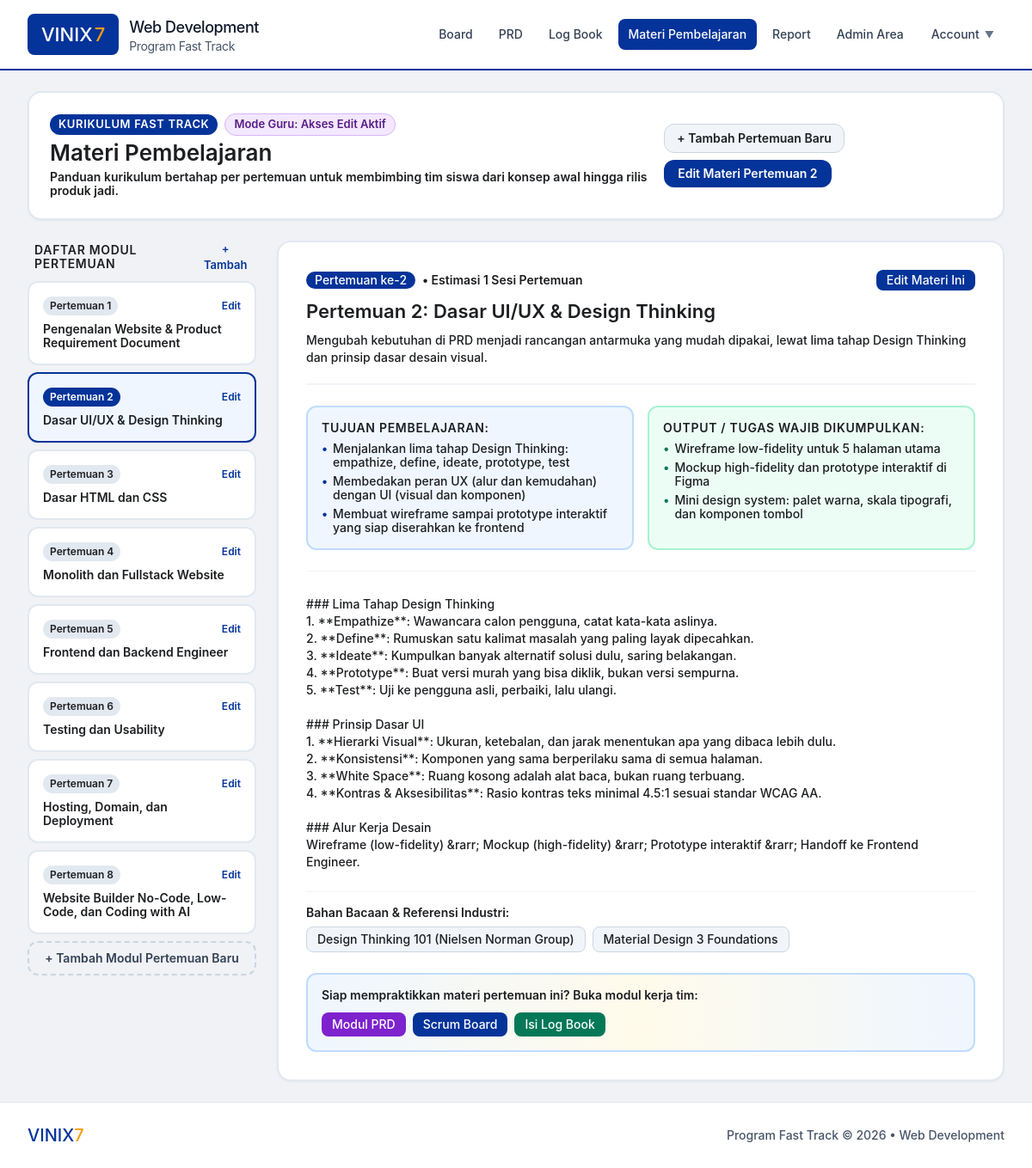
Screenshot of /lms.php?week=2 (signed in) with the database file from the repository.
### tables this page shows
CREATE TABLE lms_modules (
            id TEXT PRIMARY KEY,
            week_number INTEGER NOT NULL,
            title TEXT NOT NULL,
            summary TEXT NOT NULL,
            content TEXT NOT NULL,
            objectives TEXT NOT NULL,
            deliverables TEXT NOT NULL,
            external_links TEXT NOT NULL,
            is_published INTEGER DEFAULT 1
        );

### lms.php (the view, shortened to what this page needs)
<?php
require_once __DIR__ . '/includes/header.php';
$isGuru = ($currentRole === 'guru' || $currentRole === 'super_admin');
$selectedWeek = (int)($_GET['week'] ?? 1);
$stmt = $pdo->query("SELECT * FROM lms_modules ORDER BY week_number ASC");
$modules = $stmt->fetchAll();
$currentModule = null;
foreach ($modules as $m) {
    if ((int)$m['week_number'] === $selectedWeek) {
        $currentModule = $m;
        break;
    }
}
$objectives = $currentModule ? (json_decode($currentModule['objectives'] ?? '[]', true) ?? []) : [];
$deliverables = $currentModule ? (json_decode($currentModule['deliverables'] ?? '[]', true) ?? []) : [];
$externalLinks = $currentModule ? (json_decode($currentModule['external_links'] ?? '[]', true) ?? []) : [];
?>
<div class="space-y-6">
    <div class="bg-white rounded-2xl p-6 border-2 border-slate-200 shadow-sm flex flex-col sm:flex-row sm:items-center justify-between gap-4">
        <div>
            <div class="flex items-center gap-2 mb-1">
                <span class="px-2.5 py-0.5 bg-[#043399] text-white text-[11px] font-black rounded-full uppercase tracking-wider">Kurikulum Fast Track</span>
                <?php if ($isGuru): ?>
                    <span class="px-2.5 py-0.5 bg-purple-100 text-purple-900 border border-purple-300 text-[11px] font-black rounded-full">Mode Guru: Akses Edit Aktif</span>
                <?php else: ?>
                    <span class="px-2.5 py-0.5 bg-slate-100 text-slate-800 border border-slate-300 text-[11px] font-bold rounded-full">Mode Siswa: Hanya Baca</span>
                <?php endif; ?>
            </div>
            <h1 class="text-2xl font-black text-black">Materi Pembelajaran</h1>
            <p class="text-xs text-black font-semibold mt-1">
                Panduan kurikulum bertahap per pertemuan untuk membimbing tim siswa dari konsep awal hingga rilis produk jadi.
            </p>
        </div>
        <div class="flex flex-wrap items-center gap-2">
            <?php if ($isGuru): ?>
                <button type="button" onclick="openEditModuleModal(null)" class="px-3.5 py-2 bg-slate-100 hover:bg-slate-200 text-black border border-slate-300 rounded-xl text-xs font-black transition">
                    + Tambah Pertemuan Baru
                </button>
                <?php if ($currentModule): ?>
                    <button type="button" onclick="openEditModuleModal('<?= htmlspecialchars($currentModule['id']) ?>')" class="px-4 py-2 bg-[#043399] hover:bg-[#021f5c] text-white rounded-xl text-xs font-black shadow-sm transition">
                        Edit Materi Pertemuan <?= $currentModule['week_number'] ?>
                    </button>
                <?php endif; ?>
            <?php else: ?>
                <span class="px-3 py-1.5 bg-blue-50 text-[#043399] border border-blue-200 rounded-xl text-xs font-black">
                    Total <?= count($modules) ?> Modul Pertemuan
                </span>
            <?php endif; ?>
        </div>
    </div>
    <div class="grid grid-cols-1 lg:grid-cols-4 gap-6 items-start">
        <div class="lg:col-span-1 space-y-2">
            <div class="flex items-center justify-between px-2 mb-2">
                <span class="text-xs font-black text-black uppercase tracking-wider">
                    Daftar Modul Pertemuan
                </span>
                <?php if ($isGuru): ?>
                    <button type="button" onclick="openEditModuleModal(null)" class="text-[11px] text-[#043399] hover:underline font-black">
                        + Tambah
                    </button>
                <?php endif; ?>
            </div>
            <?php foreach ($modules as $m): ?>
                <a href="lms.php?week=<?= $m['week_number'] ?>" class="block p-4 rounded-xl border-2 transition <?= (int)$m['week_number'] === $selectedWeek ? 'bg-blue-50 border-[#043399] shadow-sm' : 'bg-white border-slate-200 hover:bg-slate-50' ?>">
                    <div class="flex items-center justify-between">
                        <span class="text-[10px] font-black px-2 py-0.5 rounded-full <?= (int)$m['week_number'] === $selectedWeek ? 'bg-[#043399] text-white' : 'bg-slate-200 text-black' ?>">
                            Pertemuan <?= $m['week_number'] ?>
                        </span>
                        <?php if ($isGuru): ?>
                            <button type="button" onclick="event.preventDefault(); event.stopPropagation(); openEditModuleModal('<?= htmlspecialchars($m['id']) ?>')" class="text-[10px] text-[#043399] hover:underline font-black">
                                Edit
                            </button>
                        <?php endif; ?>
                    </div>
                    <h4 class="text-xs font-black mt-2 text-black line-clamp-2">
                        <?= htmlspecialchars(preg_replace('/^(Minggu|Pekan|Pertemuan) \d+: /', '', $m['title'])) ?>
                    </h4>
                </a>
            <?php endforeach; ?>
            <?php if ($isGuru): ?>
                <button type="button" onclick="openEditModuleModal(null)" class="w-full py-2.5 px-3 border-2 border-dashed border-slate-300 hover:border-[#043399] hover:bg-blue-50 text-slate-700 hover:text-[#043399] rounded-xl text-xs font-black transition text-center mt-2">
                    + Tambah Modul Pertemuan Baru
                </button>
            <?php endif; ?>
        </div>
        <div class="lg:col-span-3 space-y-6">
            <?php if ($currentModule): ?>
                <div class="bg-white rounded-2xl p-6 sm:p-8 border-2 border-slate-200 shadow-sm space-y-6">
                    <div class="border-b-2 border-slate-100 pb-5">
                        <div class="flex flex-wrap items-center justify-between gap-2 mb-2">
                            <div class="flex items-center gap-2">
                                <span class="px-2.5 py-0.5 rounded-full bg-[#043399] text-white text-xs font-bold">
                                    Pertemuan ke-<?= $currentModule['week_number'] ?>
                                </span>
                                <span class="text-xs text-black font-semibold">• Estimasi 1 Sesi Pertemuan</span>
                            </div>
                            <?php if ($isGuru): ?>
                                <button type="button" onclick="openEditModuleModal('<?= htmlspecialchars($currentModule['id']) ?>')" class="px-3 py-1 bg-[#043399] hover:bg-[#021f5c] text-white text-xs font-bold rounded-lg shadow-xs transition">
                                    Edit Materi Ini
                                </button>
                            <?php endif; ?>
                        </div>
                        <h2 class="text-xl sm:text-2xl font-black text-black leading-tight">
                            <?= htmlspecialchars($currentModule['title']) ?>
                        </h2>
                        <p class="text-xs sm:text-sm text-black font-medium mt-2 leading-relaxed">
                            <?= htmlspecialchars($currentModule['summary']) ?>
                        </p>
                    </div>
                    <div class="grid grid-cols-1 md:grid-cols-2 gap-4">
                        <div class="bg-blue-50 p-4 rounded-xl border-2 border-blue-200 space-y-2">
                            <h4 class="text-xs font-black text-black uppercase tracking-wider flex items-center gap-1.5">
                                <span>Tujuan Pembelajaran:</span>
                            </h4>
                            <ul class="space-y-1.5 text-xs text-black font-medium">
                                <?php if (!empty($objectives)): ?>
                                    <?php foreach ($objectives as $obj): ?>
                                        <li class="flex items-start gap-1.5">
                                            <span class="text-[#043399] font-black">•</span>
                                            <span><?= htmlspecialchars($obj) ?></span>
                                        </li>
                                    <?php endforeach; ?>
                                <?php else: ?>
                                    <li class="text-slate-500 italic text-xs">Belum ada tujuan pembelajaran dicatat.</li>
                                <?php endif; ?>
                            </ul>
                        </div>
                        <div class="bg-emerald-50 p-4 rounded-xl border-2 border-emerald-200 space-y-2">
                            <h4 class="text-xs font-black text-black uppercase tracking-wider flex items-center gap-1.5">
                                <span>Output / Tugas Wajib Dikumpulkan:</span>
                            </h4>
                            <ul class="space-y-1.5 text-xs text-black font-medium">
                                <?php if (!empty($deliverables)): ?>
                                    <?php foreach ($deliverables as $del): ?>
                                        <li class="flex items-start gap-1.5">
                                            <span class="text-emerald-700 font-bold">•</span>
                                            <span class="font-bold"><?= htmlspecialchars($del) ?></span>
                                        </li>
                                    <?php endforeach; ?>
                                <?php else: ?>
                                    <li class="text-slate-500 italic text-xs">Belum ada output wajib dicatat.</li>
                                <?php endif; ?>
                            </ul>
                        </div>
                    </div>
                    <div class="pt-2 border-t border-slate-100 text-xs sm:text-sm leading-relaxed space-y-4">
                        <div class="whitespace-pre-line text-black font-medium">
                            <?= htmlspecialchars($currentModule['content']) ?>
                        </div>
                    </div>
                    <?php if (!empty($externalLinks)): ?>
                        <div class="pt-4 border-t border-slate-100">
                            <h4 class="text-xs font-black text-black mb-2">Bahan Bacaan & Referensi Industri:</h4>
                            <div class="flex flex-wrap gap-2">
                                <?php foreach ($externalLinks as $link): ?>
                                    <a href="<?= htmlspecialchars($link['url']) ?>" target="_blank" rel="noopener noreferrer" class="px-3 py-1.5 bg-slate-100 hover:bg-slate-200 border border-slate-300 text-black rounded-lg text-xs font-bold transition flex items-center gap-1">
                                        <span><?= htmlspecialchars($link['title']) ?></span>
                                    </a>
                                <?php endforeach; ?>
                            </div>
                        </div>
                    <?php endif; ?>
                    <div class="bg-gradient-to-r from-blue-50 via-amber-50 to-blue-50 p-4 rounded-xl border-2 border-blue-200 flex flex-wrap items-center justify-between gap-3">
                        <div class="text-xs font-black text-black">
                            Siap mempraktikkan materi pertemuan ini? Buka modul kerja tim:
                        </div>
                        <div class="flex items-center gap-2">
                            <a href="prd.php" class="px-3 py-1.5 rounded-lg bg-purple-700 text-white text-xs font-bold shadow-xs">Modul PRD</a>
                            <a href="board.php" class="px-3 py-1.5 rounded-lg bg-[#043399] text-white text-xs font-bold shadow-xs">Scrum Board</a>
                            <a href="logbook.php" class="px-3 py-1.5 rounded-lg bg-emerald-700 text-white text-xs font-bold shadow-xs">Isi Log Book</a>
                        </div>
                    </div>
                </div>
            <?php endif; ?>
        </div>
    </div>
</div>
<?php require_once __DIR__ . '/includes/footer.php'; ?>

### assets/css/custom.css (style rules this page uses)
:root { --vinix-blue: #043399; --vinix-blue-dark: #021f5c; --vinix-blue-light: #eef3fc; --vinix-yellow: #f59e0b; --vinix-yellow-dark: #d97706; --vinix-yellow-light: #fef8ee; --text-black: #1c1e21; --text-dark: #242526; --text-muted: #65676b; }
html { font-size: 16px; }
body { font-family: 'SF Pro Display', -apple-system, BlinkMacSystemFont, 'Segoe UI', Roboto, Helvetica, Arial, sans-serif; color: var(--text-black); background-color: #f0f2f5; font-size: 16px; line-height: 1.5; -webkit-font-smoothing: antialiased; -moz-osx-font-smoothing: grayscale; }
h1, h2, h3, h4, h5, h6 { font-weight: 600; color: #1c1e21; }
p, span, td, th, label, div, input, textarea, select, button { color: inherit; }
.text-\[10px\] { font-size: 12px !important; }
.text-\[11px\] { font-size: 13px !important; }
.text-xs { font-size: 14px !important; }
.text-xl { font-size: 22px !important; }
.text-2xl { font-size: 26px !important; }
.font-black { font-weight: 600 !important; }
.font-bold { font-weight: 500 !important; }
.text-white { color: #ffffff !important; }
.text-black { color: #1c1e21 !important; }

### includes/header.php (style rules this page uses)
body { font-family: 'SF Pro Display', -apple-system, BlinkMacSystemFont, 'Segoe UI', Roboto, Helvetica, Arial, sans-serif; color: #1c1e21; background-color: #f0f2f5; -webkit-font-smoothing: antialiased; -moz-osx-font-smoothing: grayscale; }
h1, h2, h3, h4, h5, h6, p, span, td, th, label, div, input, textarea, select { color: inherit; }
.text-white { color: #ffffff !important; }
.text-black { color: #1c1e21 !important; }

### rows the page displays
lms_modules: week_number "2", title "Dasar UI/UX & Design Thinking", title "Pertemuan 2: Dasar UI/UX & Design Thinking", summary "Mengubah kebutuhan di PRD menjadi rancangan antarmuka yang mudah dipakai, lewat lima tahap Design Thinking dan prinsip dasar desain visual.", objectives "Menjalankan lima tahap Design Thinking: empathize, define, ideate, prototype, test", objectives "Membedakan peran UX (alur dan kemudahan) dengan UI (visual dan komponen)", objectives "Membuat wireframe sampai prototype interaktif yang siap diserahkan ke frontend", deliverables "Wireframe low-fidelity untuk 5 halaman utama", deliverables "Mockup high-fidelity dan prototype interaktif di Figma", deliverables "Mini design system: palet warna, skala tipografi, dan komponen tombol", content "### Lima Tahap Design Thinking 1. **Empathize**: Wawancara calon pengguna, catat kata-kata aslinya. 2. **Define**: Rumuskan satu kalimat masalah yang paling layak dipecahkan. 3. **Ideate**: Kumpulkan banyak alternatif solusi dulu, saring belakangan. 4. **Prototype**: Buat versi murah yang bisa diklik, bukan versi sempurna. 5. **Test**: Uji ke pengguna asli, perbaiki, lalu ulangi. ### Prinsip Dasar UI 1. **Hierarki Visual**: Ukuran, ketebalan, dan jarak menentukan apa yang dibaca lebih dulu. 2. **Konsistensi**: Komponen yang sama berperilaku sama di semua halaman. 3. **White Space**: Ruang kosong adalah alat baca, bukan ruang terbuang. 4. **Kontras & Aksesibilitas**: Rasio kontras teks…"
lms_modules: week_number "1", title "Pengenalan Website & Product Requirement Document"
lms_modules: week_number "3", title "Dasar HTML dan CSS"
lms_modules: week_number "4", title "Monolith dan Fullstack Website"
lms_modules: week_number "5", title "Frontend dan Backend Engineer"
lms_modules: week_number "6", title "Testing dan Usability"
lms_modules: week_number "7", title "Hosting, Domain, dan Deployment"
lms_modules: week_number "8", title "Website Builder No-Code, Low-Code, dan Coding with AI"

### other values shown
$link['title'] "Design Thinking 101 (Nielsen Norman Group)"
$link['title'] "Material Design 3 Foundations"
